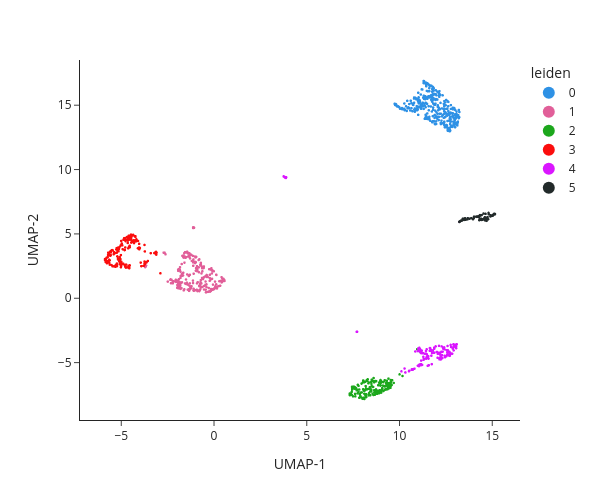

The cell this chart's notebook holds for it:
### Code cell
snap.pl.umap(data, color='leiden', interactive=True, height=500)

### Figure 1 — Plotly figure (JSON) as saved in the notebook; plotly's stock layout.template omitted (floating-point values rounded to 4 significant figures; data arrays with more than 128 entries replaced by an {"elided": "..."} marker saying what was removed)
{"data": [{"hovertemplate": "leiden=0<br>UMAP-1=%{x}<br>UMAP-2=%{y}<extra></extra>", "legendgroup": "0", "marker": {"color": "#2E91E5", "opacity": 1, "size": 2.814, "symbol": "circle"}, "mode": "markers", "name": "0", "showlegend": true, "type": "scattergl", "x": {"elided": "348 float values"}, "xaxis": "x", "y": {"elided": "348 float values"}, "yaxis": "y"}, {"hovertemplate": "leiden=1<br>UMAP-1=%{x}<br>UMAP-2=%{y}<extra></extra>", "legendgroup": "1", "marker": {"color": "#E15F99", "opacity": 1, "size": 2.814, "symbol": "circle"}, "mode": "markers", "name": "1", "showlegend": true, "type": "scattergl", "x": {"elided": "261 float values"}, "xaxis": "x", "y": {"elided": "261 float values"}, "yaxis": "y"}, {"hovertemplate": "leiden=2<br>UMAP-1=%{x}<br>UMAP-2=%{y}<extra></extra>", "legendgroup": "2", "marker": {"color": "#1CA71C", "opacity": 1, "size": 2.814, "symbol": "circle"}, "mode": "markers", "name": "2", "showlegend": true, "type": "scattergl", "x": {"elided": "178 float values"}, "xaxis": "x", "y": {"elided": "178 float values"}, "yaxis": "y"}, {"hovertemplate": "leiden=3<br>UMAP-1=%{x}<br>UMAP-2=%{y}<extra></extra>", "legendgroup": "3", "marker": {"color": "#FB0D0D", "opacity": 1, "size": 2.814, "symbol": "circle"}, "mode": "markers", "name": "3", "showlegend": true, "type": "scattergl", "x": {"elided": "177 float values"}, "xaxis": "x", "y": {"elided": "177 float values"}, "yaxis": "y"}, {"hovertemplate": "leiden=4<br>UMAP-1=%{x}<br>UMAP-2=%{y}<extra></extra>", "legendgroup": "4", "marker": {"color": "#DA16FF", "opacity": 1, "size": 2.814, "symbol": "circle"}, "mode": "markers", "name": "4", "showlegend": true, "type": "scattergl", "x": {"elided": "165 float values"}, "xaxis": "x", "y": {"elided": "165 float values"}, "yaxis": "y"}, {"hovertemplate": "leiden=5<br>UMAP-1=%{x}<br>UMAP-2=%{y}<extra></extra>", "legendgroup": "5", "marker": {"color": "#222A2A", "opacity": 1, "size": 2.814, "symbol": "circle"}, "mode": "markers", "name": "5", "showlegend": true, "type": "scattergl", "x": [13.47, 14.4, 14.97, 14.27, 14.43, 14.56, 13.41, 13.34, 13.37, 13.77, 15.03, 14.31, 14.3, 14.04, 13.23, 14.91, 14.99, 14.6, 14.15, 14.0, 13.29, 13.26, 13.48, 13.51, 15.14, 13.25, 15.12, 14.16, 14.74, 13.66, 13.34, 14.7, 14.34, 14.53, 15.05, 13.68, 14.57, 14.69, 14.65, 14.34, 14.25, 15.12, 13.96, 14.3, 14.69, 13.46, 14.34, 14.75, 14.64, 15.11, 13.87, 15.15, 14.9, 14.47, 13.23, 14.64, 13.25, 14.6, 14.41, 15.14, 14.16, 14.72, 13.45, 13.47, 14.32, 13.57, 15.09, 14.74, 14.25, 14.78, 13.28, 14.81, 14.02, 14.8, 14.63, 15.03, 14.45, 14.68, 14.53, 13.53, 13.5, 14.71, 13.46], "xaxis": "x", "y": [6.135, 6.177, 6.413, 6.302, 6.461, 6.21, 6.185, 6.048, 6.038, 6.184, 6.415, 6.36, 6.392, 6.338, 5.925, 6.455, 6.402, 6.063, 6.336, 6.204, 6.011, 5.963, 6.085, 6.166, 6.522, 5.973, 6.559, 6.356, 6.292, 6.128, 6.041, 6.226, 6.465, 6.155, 6.48, 6.22, 6.127, 6.014, 6.139, 6.442, 6.37, 6.557, 6.143, 6.068, 6.142, 6.117, 6.14, 6.308, 6.067, 6.507, 6.227, 6.544, 6.352, 6.116, 5.953, 6.556, 5.954, 6.295, 6.083, 6.522, 6.322, 6.12, 6.182, 6.144, 6.4, 6.103, 6.549, 6.168, 6.377, 6.136, 5.999, 6.53, 6.341, 6.633, 6.128, 6.453, 6.092, 6.021, 6.584, 6.217, 6.178, 6.222, 6.119], "yaxis": "y"}], "layout": {"height": 500, "legend": {"itemsizing": "constant", "title": {"text": "leiden"}, "tracegroupgap": 0}, "margin": {"t": 60}, "width": 600, "xaxis": {"anchor": "y", "domain": [0, 1], "title": {"text": "UMAP-1"}}, "yaxis": {"anchor": "x", "domain": [0, 1], "title": {"text": "UMAP-2"}}}}
